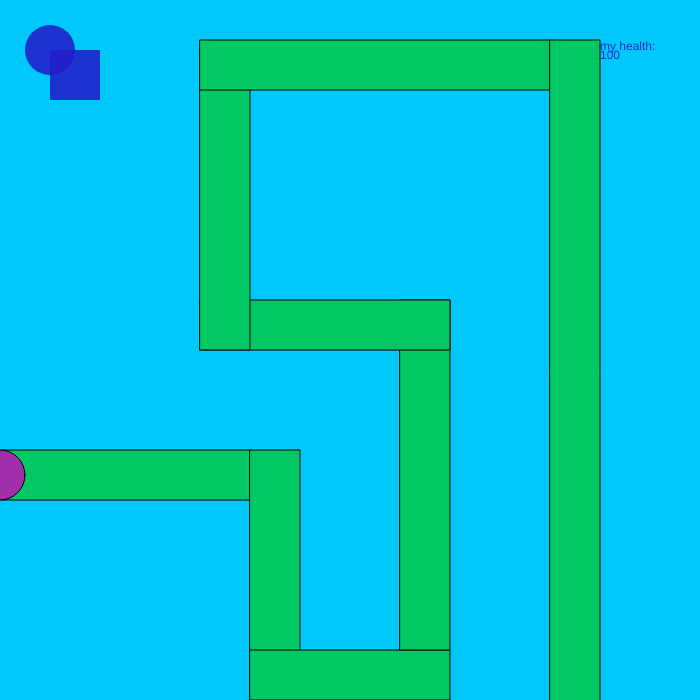
Frame 1 (no input)
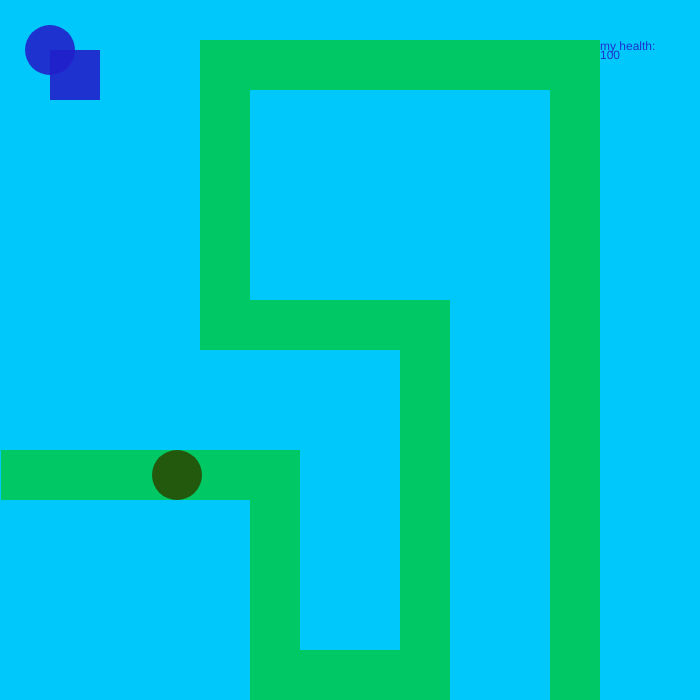
Frame 60 (no input)
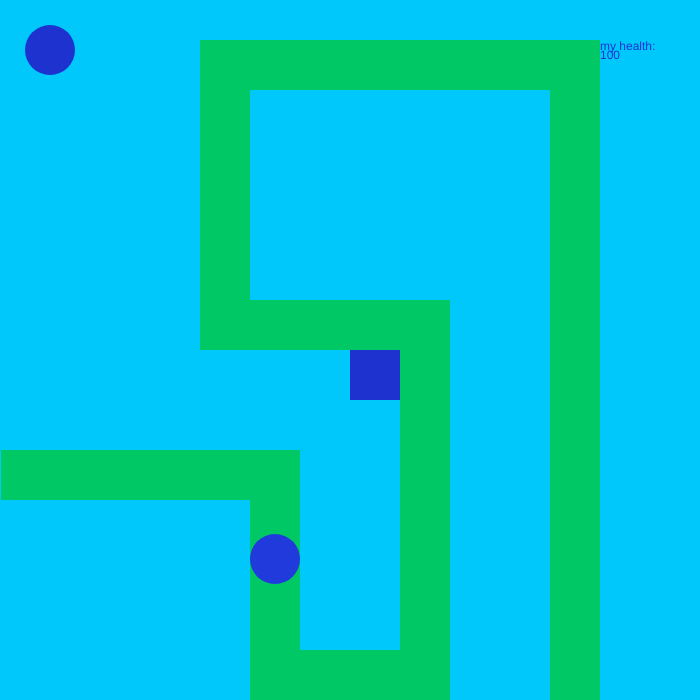
Frame 120 (the mouse pressed at the canvas centre since frame 60)

The p5.js sketch that drew these frames (run headless with seeded random() and noise() and a simulated clock; from frame 60 on, the mouse is pressed at the canvas centre):

// p5.js sketch
// ── sketch.js
var move_x = 0;
var move_y = 475;
var path = 0;
var myhealth = 100;
var towerx=50
var towery=50
var bulletx=50
var bullety=50
function setup() {
  createCanvas(700, 700);
}

function draw() {
  background(0, 200, 250);
  fill(0, 200, 100);
  rect(1, 450, 250, 50);
  rect(250, 450, 50, 250);
  rect(250, 650, 200, 50);
  rect(400, 300, 50, 350);
  rect(200, 300, 250, 50);
  rect(200, 50, 50, 300);
  rect(200, 40, 350, 50);
  rect(550, 40, 50, 700);
  fill(random(225), random(225), random(225));

  if (path == 0) {
    ellipse(move_x, move_y, 50, 50);
    move_x = move_x + 3;
    if (move_x > 275) {
      path = 1;
      move_x = 275;
    }
  }

  if (path == 1) {
    ellipse(move_x, move_y, 50, 50);
    move_y = move_y + 3;
    if (move_y > 675) {
      path = 2;
      move_y = 675;
    }
  }

  if (path == 2) {
    ellipse(move_x, move_y, 50, 50);
    move_x = move_x + 3;
    if (move_x > 425) {
      path = 3;
      move_x = 425;
    }
  }

  if (path == 3) {
    ellipse(move_x, move_y, 50, 50);
    move_y = move_y - 3;
    if (move_y < 326) {
      move_y = 326;
      path = 4;
    }
  }
  if (path == 4) {
    ellipse(move_x, move_y, 50, 50);
    move_x = move_x - 3;
    if (move_x < 226) {
      move_x = 226;
      path = 5;
    }
  }
  if (path == 5) {
    ellipse(move_x, move_y, 50, 50);
    move_y = move_y - 3;
    if (move_y < 65) {
      move_y = 65;
      path = 6;
    }
  }
  if (path == 6) {
    ellipse(move_x, move_y, 50, 50);
    move_x = move_x + 3;
    if (move_x > 576) {
      move_x = 576;
      path = 7;
    }
  }
  if (path == 7) {
    ellipse(move_x, move_y, 50, 50);
    move_y = move_y + 3;
    if (move_y > 700) {
      move_y = 700;
      move_x = 0;
      move_y = 475;
      path = 0;
      myhealth = myhealth - 5;
    }
  }
  
  noStroke();
  fill("rgba(34,32,204,0.89)");
    rect(towerx, towery, 50, 50);
  ellipse(bulletx,bullety,50,50)

  
  if (mouseIsPressed === true) {
    towerx = mouseX
    towery=mouseY
  }
  text('my health:',600,50)
  text(myhealth,600,50,10,100)
}
